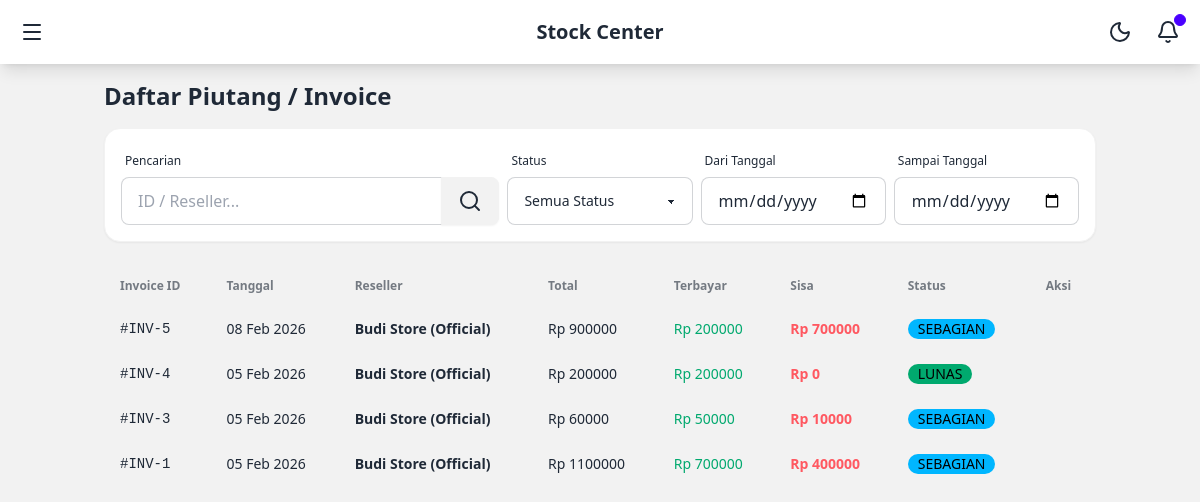
The page /invoices/ (signed in) on the database as committed earlier.
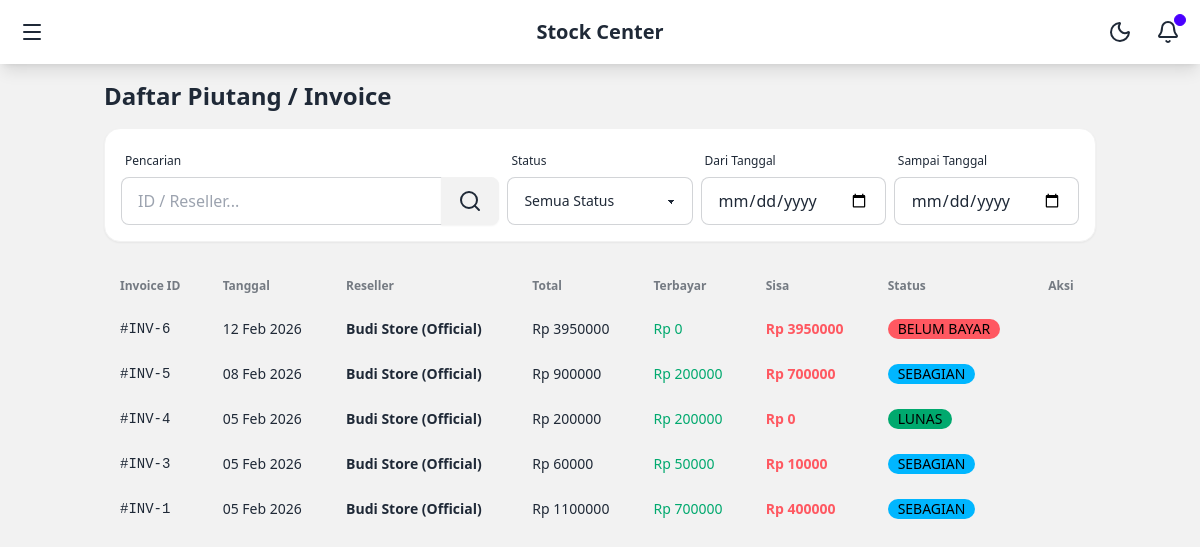
The same page on the database as committed later.
### core/models.py (models this page shows, shortened)
class Invoice(models.Model):
    STATUS_CHOICES = [
        ('UNPAID', 'Unpaid'),
        ('PARTIAL', 'Partially Paid'),
        ('PAID', 'Paid'),
    ]
    reseller = models.ForeignKey(Reseller, on_delete=models.CASCADE)
    transaction = models.ForeignKey(Transaction, on_delete=models.CASCADE)
    total_amount = models.DecimalField(max_digits=12, decimal_places=2)
    paid_amount = models.DecimalField(max_digits=12, decimal_places=2, default=0)
    status = models.CharField(max_length=10, choices=STATUS_CHOICES, default='UNPAID')
    created_at = models.DateTimeField(auto_now_add=True)
    @property
    def remaining_balance(self):
        return self.total_amount - self.paid_amount

class Reseller(models.Model):
    user = models.OneToOneField(User, on_delete=models.SET_NULL, null=True, blank=True, related_name='reseller_profile')
    name = models.CharField(max_length=255)
    phone = models.CharField(max_length=20)
    address = models.TextField()
    credit_limit = models.DecimalField(max_digits=12, decimal_places=2, default=0)
    current_balance = models.DecimalField(max_digits=12, decimal_places=2, default=0)

### core/views.py (the view)
# urls.py: path('invoices/', views.InvoiceListView.as_view(), name='invoice_list'),
@method_decorator(login_required, name='dispatch')
class InvoiceListView(ListView):
    model = Invoice
    template_name = 'finance/invoice_list.html'
    context_object_name = 'invoices'
    ordering = ['-created_at']
    paginate_by = 10
    def get_queryset(self):
        queryset = Invoice.objects.select_related('reseller', 'transaction').order_by('-created_at')
        if hasattr(self.request.user, 'reseller_profile'):
            queryset = queryset.filter(reseller=self.request.user.reseller_profile)
        query = self.request.GET.get('q')
        if query:
            if query.isdigit():
                 queryset = queryset.filter(id=query)
            else:
                 queryset = queryset.filter(reseller__name__icontains=query)
        status = self.request.GET.get('status')
        if status:
            queryset = queryset.filter(status=status)
        start_date = self.request.GET.get('start_date')
        end_date = self.request.GET.get('end_date')
        if start_date:
            queryset = queryset.filter(created_at__date__gte=start_date)
        if end_date:
            queryset = queryset.filter(created_at__date__lte=end_date)
        return queryset
    def get_context_data(self, **kwargs):
        context = super().get_context_data(**kwargs)
        context['status_choices'] = Invoice.STATUS_CHOICES
        return context

### templates/finance/invoice_list.html (shortened to what this page needs)
{% extends 'base.html' %}
{% block content %}
<div class="flex flex-col gap-4 mb-6">
    <h1 class="text-2xl font-bold">Daftar Piutang / Invoice</h1>
    <form method="get" class="bg-base-100 p-4 rounded-box shadow-sm border border-base-200">
        <div class="grid grid-cols-1 sm:grid-cols-2 lg:grid-cols-5 gap-2 items-end">
            <div class="form-control lg:col-span-2">
                <label class="label"><span class="label-text-alt">Pencarian</span></label>
                <div class="join w-full">
                    <input type="text" name="q" placeholder="ID / Reseller..." class="input input-bordered join-item w-full" value="{{ request.GET.q|default:'' }}">
                    <button class="btn join-item"><i data-lucide="search"></i></button>
                </div>
            </div>
             <div class="form-control">
                <label class="label"><span class="label-text-alt">Status</span></label>
                <select name="status" class="select select-bordered w-full" onchange="this.form.submit()">
                    <option value="">Semua Status</option>
                </select>
            </div>
            <div class="form-control">
                <label class="label"><span class="label-text-alt">Dari Tanggal</span></label>
                <input type="date" name="start_date" class="input input-bordered w-full" value="{{ request.GET.start_date|default:'' }}" onchange="this.form.submit()">
            </div>
            <div class="form-control">
                <label class="label"><span class="label-text-alt">Sampai Tanggal</span></label>
                <input type="date" name="end_date" class="input input-bordered w-full" value="{{ request.GET.end_date|default:'' }}" onchange="this.form.submit()">
            </div>
        </div>
    </form>
</div>
<div class="overflow-x-auto">
    <table class="table w-full">
        <thead>
            <tr>
                <th>Invoice ID</th>
                <th>Tanggal</th>
                <th>Reseller</th>
                <th>Total</th>
                <th>Terbayar</th>
                <th>Sisa</th>
                <th>Status</th>
                <th>Aksi</th>
            </tr>
        </thead>
        <tbody>
            {% for invoice in invoices %}
            <tr class="hover">
                <td class="font-mono">#INV-{{ invoice.id }}</td>
                <td>{{ invoice.created_at|date:"d M Y" }}</td>
                <td class="font-bold">{{ invoice.reseller.name }}</td>
                <td>Rp {{ invoice.total_amount|floatformat:0 }}</td>
                <td class="text-success">Rp {{ invoice.paid_amount|floatformat:0 }}</td>
                <td class="text-error font-bold">
                    Rp {{ invoice.remaining_balance|floatformat:0 }}
                </td>
                <td>
                    {% if invoice.status == 'PAID' %}
                    <span class="badge badge-success">LUNAS</span>
                    {% elif invoice.status == 'PARTIAL' %}
                    <span class="badge badge-info">SEBAGIAN</span>
                    {% else %}
                    <span class="badge badge-error">BELUM BAYAR</span>
                    {% endif %}
                </td>
                <td>
                </td>
            </tr>
            {% endfor %}
        </tbody>
    </table>
</div>
{% endblock %}

Rows that differ between the two databases and show on the page:
added Invoice: id "6", created_at "12 Feb 2026", reseller.name "Budi Store (Official)", total_amount "3950000", paid_amount "0", remaining_balance "3950000", status "BELUM BAYAR"
